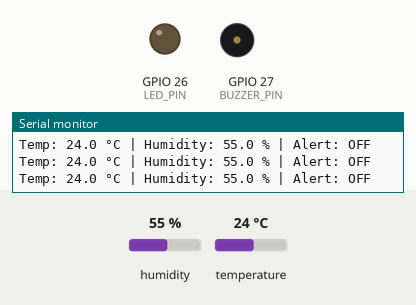
This sketch was run on a simulated ESP32. On the bench: output pins drawn as LEDs (lit = HIGH), buzzer (waves = sounding, pin HIGH), the last lines printed to the serial monitor. The test bench sets the inputs (shaded band); at power-on: temperature 24 °C, humidity 55 %.

Above: at 6.8 s.
6.9 s: temperature set to 29.2 °C
12.3 s: temperature set to 30.6 °C
At 14.5 s:
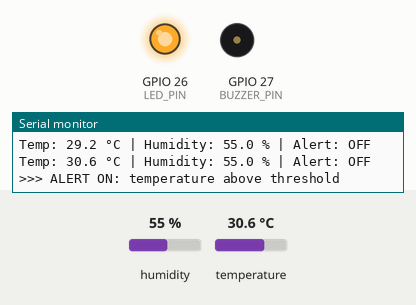
Timing chart, 0 to 23.7 s (numbered marks = the images above; inputs shaded):
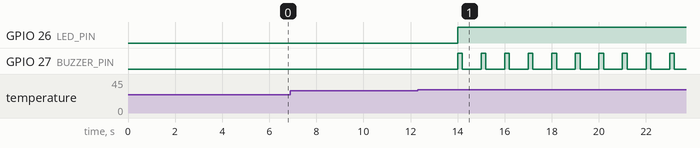

Measured:
- the behaviour switches between 30 and 30.1 °C on temperature (found by bisection; images 0 and 1)
- after the input at 12.3 s, GPIO 26 (LED_PIN): LOW → HIGH after 1.7 s; GPIO 27 (BUZZER_PIN): alternates HIGH for 0.20 s and LOW for 0.80 s, starting after 1.7 s

The sketch:

partA.ino
```cpp
#include <DHT.h>

#define DHTPIN     4
#define DHTTYPE    DHT22
#define LED_PIN    26
#define BUZZER_PIN 27

const float TEMP_HIGH = 30.0;   // alert ON above this (°C)
const float HYST      = 1.0;    // alert OFF below TEMP_HIGH - HYST

DHT dht(DHTPIN, DHTTYPE);
bool alertActive = false;
unsigned long lastRead = 0, lastBeep = 0;
bool buzzerOn = false;

void setup() {
  Serial.begin(115200);
  pinMode(LED_PIN, OUTPUT);
  pinMode(BUZZER_PIN, OUTPUT);
  digitalWrite(LED_PIN, LOW);
  digitalWrite(BUZZER_PIN, LOW);
  dht.begin();
}

void loop() {
  unsigned long now = millis();

  // 1) Read the sensor every 2 s (non-blocking)
  if (now - lastRead >= 2000) {
    lastRead = now;
    float h = dht.readHumidity();
    float t = dht.readTemperature();
    if (isnan(h) || isnan(t)) {
      Serial.println("Sensor read failed");
    } else {
      Serial.printf("Temp: %.1f °C | Humidity: %.1f %% | Alert: %s\n",
                    t, h, alertActive ? "ON" : "OFF");

      // 2) Threshold with hysteresis
      if (!alertActive && t > TEMP_HIGH) {
                alertActive = true;
        Serial.println(">>> ALERT ON: temperature above threshold");
      } else if (alertActive && t < TEMP_HIGH - HYST) {
        alertActive = false;
        Serial.println(">>> ALERT OFF: temperature back to normal");
      }
    }
  }

  // 3) Outputs: LED steady, buzzer beeps 200 ms on / 800 ms off
  digitalWrite(LED_PIN, alertActive ? HIGH : LOW);
  if (alertActive) {
    unsigned long period = buzzerOn ? 200 : 800;
    if (now - lastBeep >= period) {
      lastBeep = now;
      buzzerOn = !buzzerOn;
      digitalWrite(BUZZER_PIN, buzzerOn ? HIGH : LOW);
    }
  } else {
    buzzerOn = false;
    digitalWrite(BUZZER_PIN, LOW);
  }
}
```
